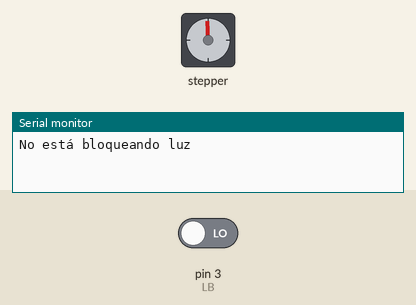
Recording of a sketch running on a simulated Arduino Uno, built with avr-gcc and run on an emulated ATmega328P. On the bench: stepper motor, the last lines printed to the serial monitor. The test bench sets the inputs (shaded band); at power-on: pin 3 (LB) LOW. Stepper angles assume 2048 steps per turn.

Above: at 0.15 s.
At 12.9 s:
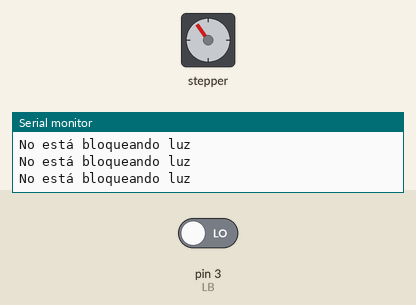
13.0 s: pin 3 (LB) driven HIGH
At 18.25 s:
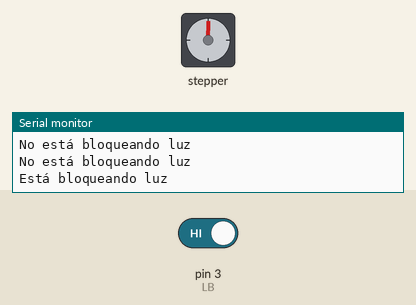
Timing chart, 0 to 30.9 s (numbered marks = the images above; inputs shaded):
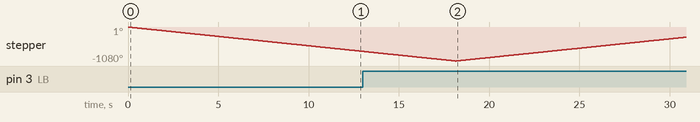

The sketch:

C_DIGO_PHOTORESISTORSERVOMOTOR.ino
```cpp
#include <Stepper.h>

int LB = 3;
int val;
double stepsPerRevolution = 2048;
Stepper myStepper(stepsPerRevolution, 8, 10, 9, 11);  // Pin inversion to make the library work

void setup() {
  pinMode (LB, INPUT);
  myStepper.setSpeed(10);
  Serial.begin(9600);
}

void loop(){
  val = digitalRead (LB);
  if (val == HIGH) {
  Serial.println("Está bloqueando luz");
  myStepper.step(stepsPerRevolution);
  }else{
  Serial.println("No está bloqueando luz");
  myStepper.step(-stepsPerRevolution);
  }
}
```
